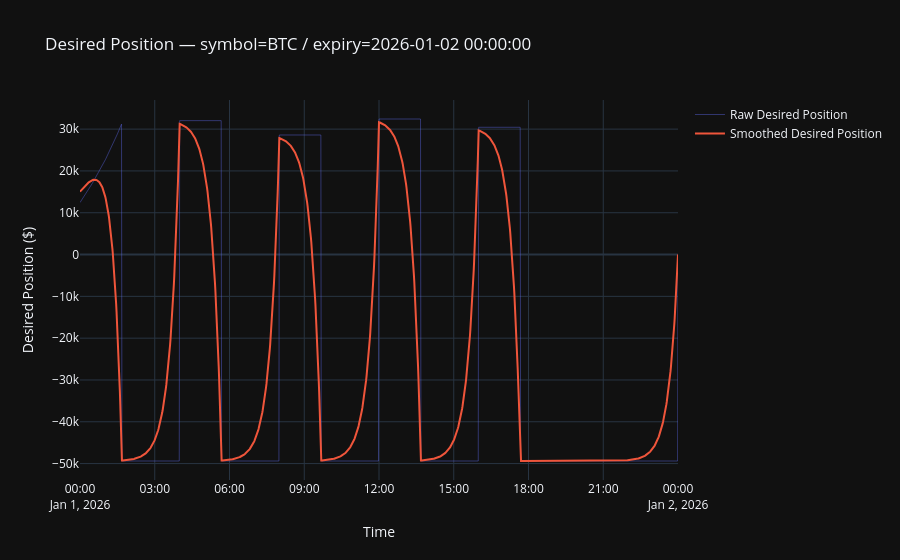

Notebook cell for this chart:
### Code cell
# Graph 4: Raw and Smoothed Desired Position
pos_df = results["desired_pos_df"]
# Filter to first risk dimension
for k, v in first_rd.items():
    pos_df = pos_df.filter(pl.col(k) == v)
pos_df = pos_df.drop_nulls(subset=["raw_desired_position"])
pos_ts = pos_df["timestamp"].to_list()

fig4 = go.Figure()
fig4.add_trace(go.Scatter(
    x=pos_ts, y=pos_df["raw_desired_position"].to_list(),
    name="Raw Desired Position",
    line=dict(width=1, color="rgba(99,110,250,0.4)"),
))
fig4.add_trace(go.Scatter(
    x=pos_ts, y=pos_df["smoothed_desired_position"].to_list(),
    name="Smoothed Desired Position",
    line=dict(width=2),
))

fig4.update_layout(
    title=f"Desired Position — {rd_label}",
    template="plotly_dark",
    xaxis_title="Time",
    yaxis_title="Desired Position ($)",
)
fig4.show()

### Figure 1 — Plotly figure (JSON) as saved in the notebook; plotly's stock layout.template omitted (floating-point values rounded to 4 significant figures; data arrays with more than 128 entries replaced by an {"elided": "..."} marker saying what was removed)
{"data": [{"line": {"color": "rgba(99,110,250,0.4)", "width": 1}, "name": "Raw Desired Position", "type": "scatter", "x": {"elided": "1441 str values"}, "y": {"elided": "1441 float values"}}, {"line": {"width": 2}, "name": "Smoothed Desired Position", "type": "scatter", "x": {"elided": "1441 str values"}, "y": {"elided": "1441 float values"}}], "layout": {"title": {"text": "Desired Position — symbol=BTC / expiry=2026-01-02 00:00:00"}, "xaxis": {"title": {"text": "Time"}}, "yaxis": {"title": {"text": "Desired Position ($)"}}}}
